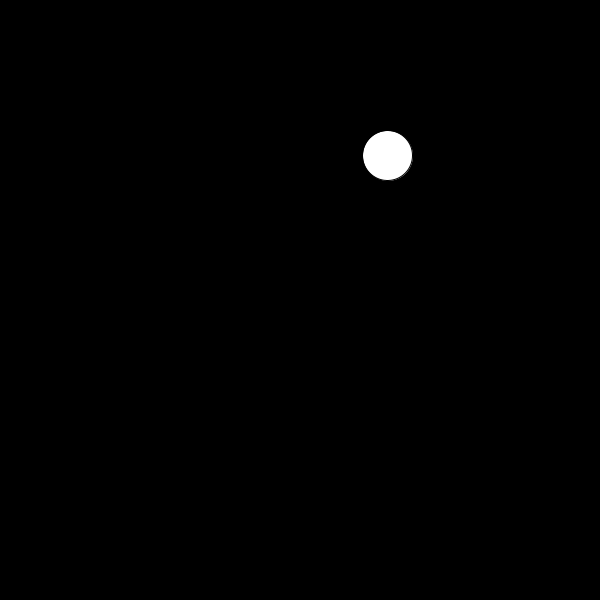
Frame 1 (no input)
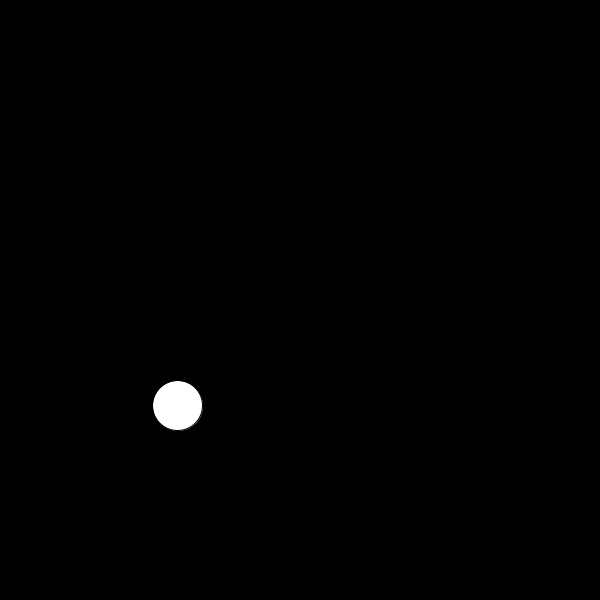
Frame 60 (the mouse pressed at the canvas centre just before this capture)
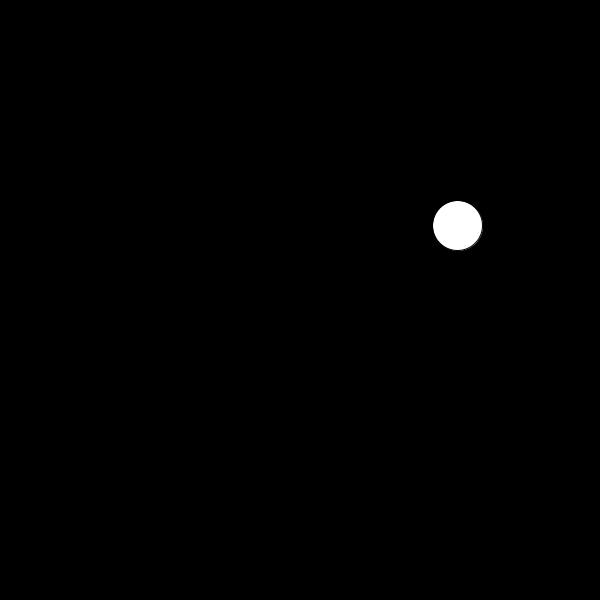
Frame 120 (the mouse held since frame 60 and released just before this capture)

The Processing sketch that drew these frames (run headless with seeded random() and noise(); from frame 60 on, the mouse is pressed at the canvas centre):

// Processing sketch: tutorial2
// ── tutorial2.pde
// x and y cordinate of the ball
float x;
float y;

// distance a and b of the ball moves for x and y
float a;
float b;
float radius;

void setup() {
  size(600, 600);
  x = random(width);
  y = random(height);
  a = 10;
  b = 10;
  radius = 25;
}

void draw() {
  background(0);
  circle(x, y, 2*radius);
  x = x + a;
  y = y + b;

  if (x <= radius || x >= width - radius) {
    // 變號
    a = a * -1;
  }
  if (y <= radius || y >= height - radius) {
    b = b * -1;
  }
  
}
